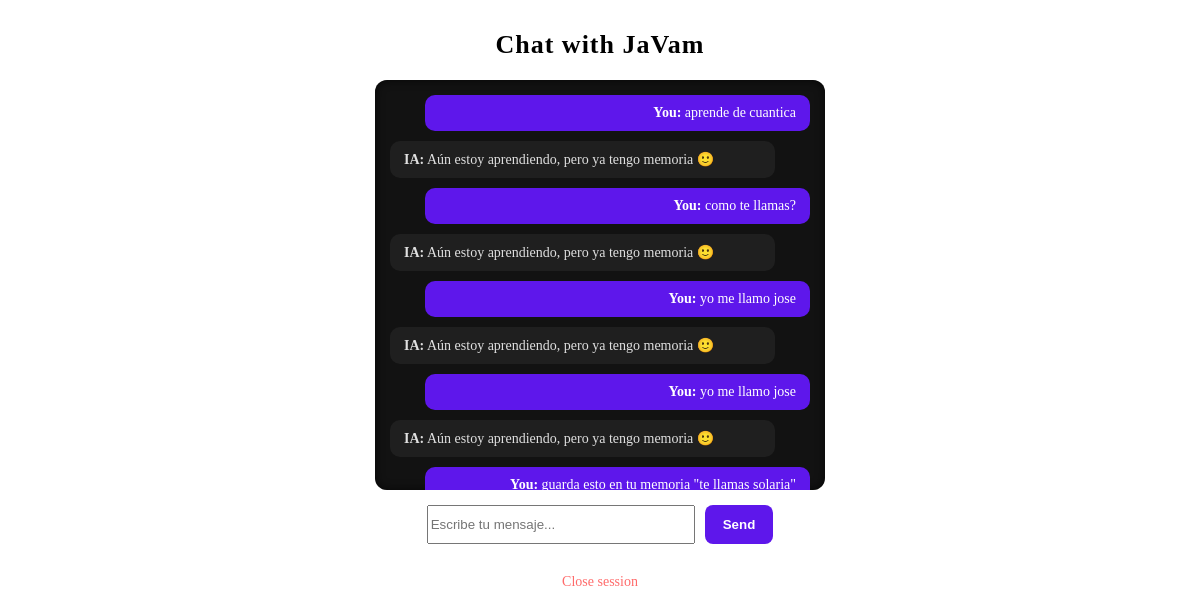
The page /chat (signed in) on the database its author committed.
### app.py (models this page shows)
class Message(db.Model):
    id = db.Column(db.Integer, primary_key=True)
    username = db.Column(db.String(50), nullable=False)
    content = db.Column(db.Text, nullable=False)
    sender = db.Column(db.String(10))  # "user" o "ia"
    timestamp = db.Column(db.DateTime, server_default=db.func.now())

### app.py (the view, shortened to what this page needs)
@app.route("/chat", methods=["GET", "POST"])
def chat():
    if "user" not in session:
        return redirect(url_for("login"))
    username = session["user"]
    historial = Message.query.filter_by(username=username)\
        .order_by(Message.timestamp).all()
    return render_template("chat.html", historial=historial)

### templates/chat.html (shortened to what this page needs)
<!DOCTYPE html>
<html lang="en">
<head>
    <link rel="stylesheet" href="{{ url_for('static', filename='chatstyle.css') }}">
</head>
<body>
    <h2>Chat with JaVam</h2>
    <div class="chat-box">
        {% for msg in historial %}
            {% if msg.sender == "user" %}
                <div class="msg user">
                    <strong>You:</strong> {{ msg.content }}
                </div>
            {% else %}
                <div class="msg ia">
                    <strong>IA:</strong> {{ msg.content }}
                </div>
            {% endif %}
        {% endfor %}
    </div>
    <form method="POST">
        <input type="text" name="mensaje" placeholder="Escribe tu mensaje..." required>
        <button type="submit">Send</button>
    </form>
    <a href="{{ url_for('logout') }}">Close session</a>
</body>
</html>

### static/chatstyle.css (style rules this page uses)
h2 { margin-bottom: 20px; font-size: 26px; letter-spacing: 1px; }
body { display: flex; flex-direction: column; align-items: center; }
form { display: flex; gap: 10px; margin-bottom: 20px; }
form input { width: 260px; }
form button { padding: 12px 18px; border-radius: 8px; border: none; background-color: #5e17eb; color: white; cursor: pointer; font-weight: bold; transition: background 0.2s ease, transform 0.2s ease; }
a { margin-top: 10px; color: #ff6b6b; text-decoration: none; font-size: 14px; }
.chat-box { width: 420px; height: 380px; background-color: #121212; border-radius: 12px; padding: 15px; overflow-y: auto; margin-bottom: 15px; box-shadow: inset 0 0 10px rgba(0,0,0,0.7); }
.msg { padding: 10px 14px; border-radius: 10px; margin-bottom: 10px; max-width: 85%; font-size: 14px; }
.msg.user { background-color: #5e17eb; color: white; margin-left: auto; text-align: right; }
.msg.ia { background-color: #1f1f1f; color: #e0e0e0; margin-right: auto; }

### rows shown on the page
Message: content "aprende de cuantica"
Message: content "Aún estoy aprendiendo, pero ya tengo memoria 🙂"
Message: content "como te llamas?"
Message: content "Aún estoy aprendiendo, pero ya tengo memoria 🙂"
Message: content "yo me llamo jose"
Message: content "Aún estoy aprendiendo, pero ya tengo memoria 🙂"
Message: content "yo me llamo jose"
Message: content "Aún estoy aprendiendo, pero ya tengo memoria 🙂"
Message: content "guarda esto en tu memoria \"te llamas solaria\""
